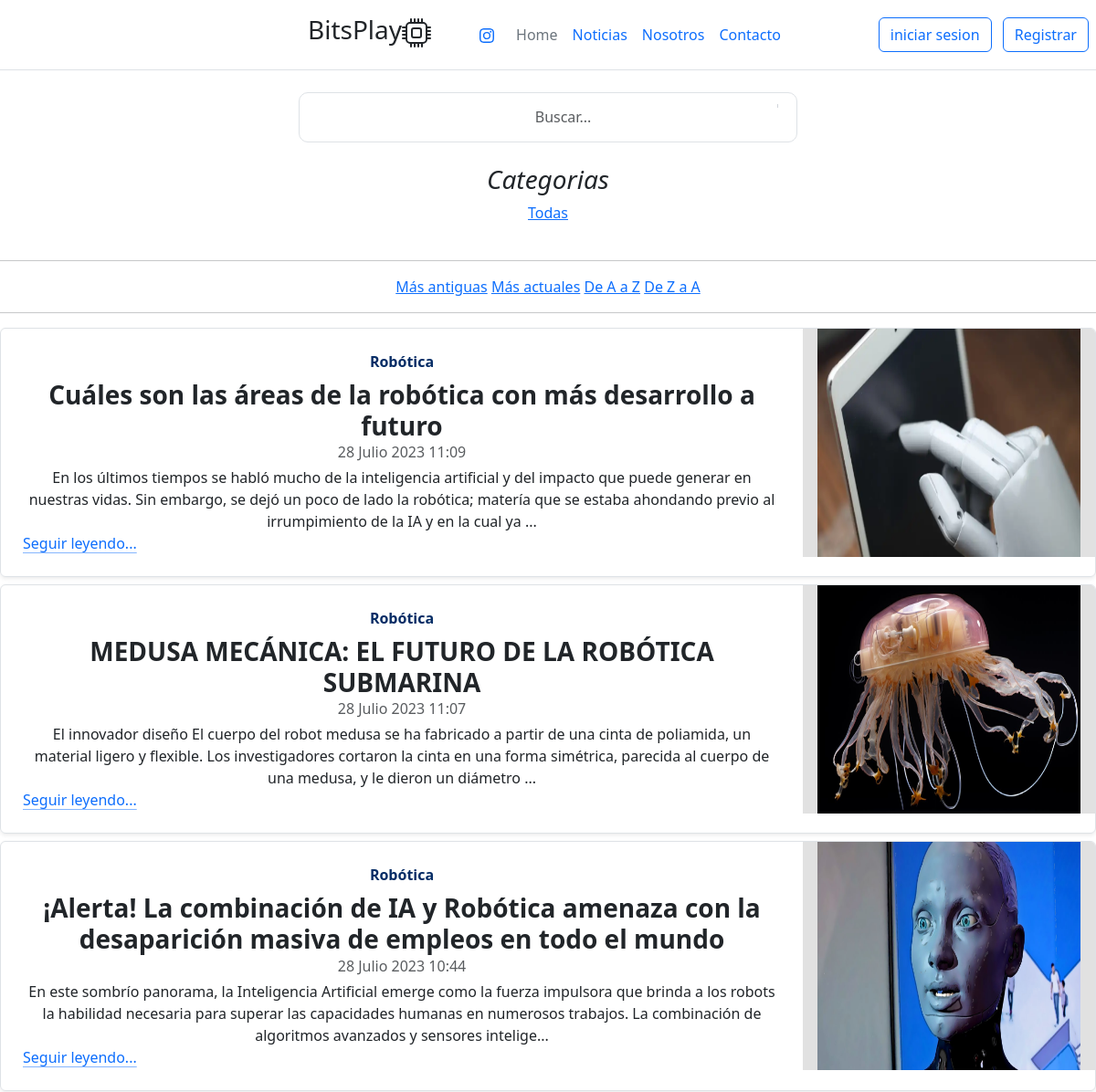
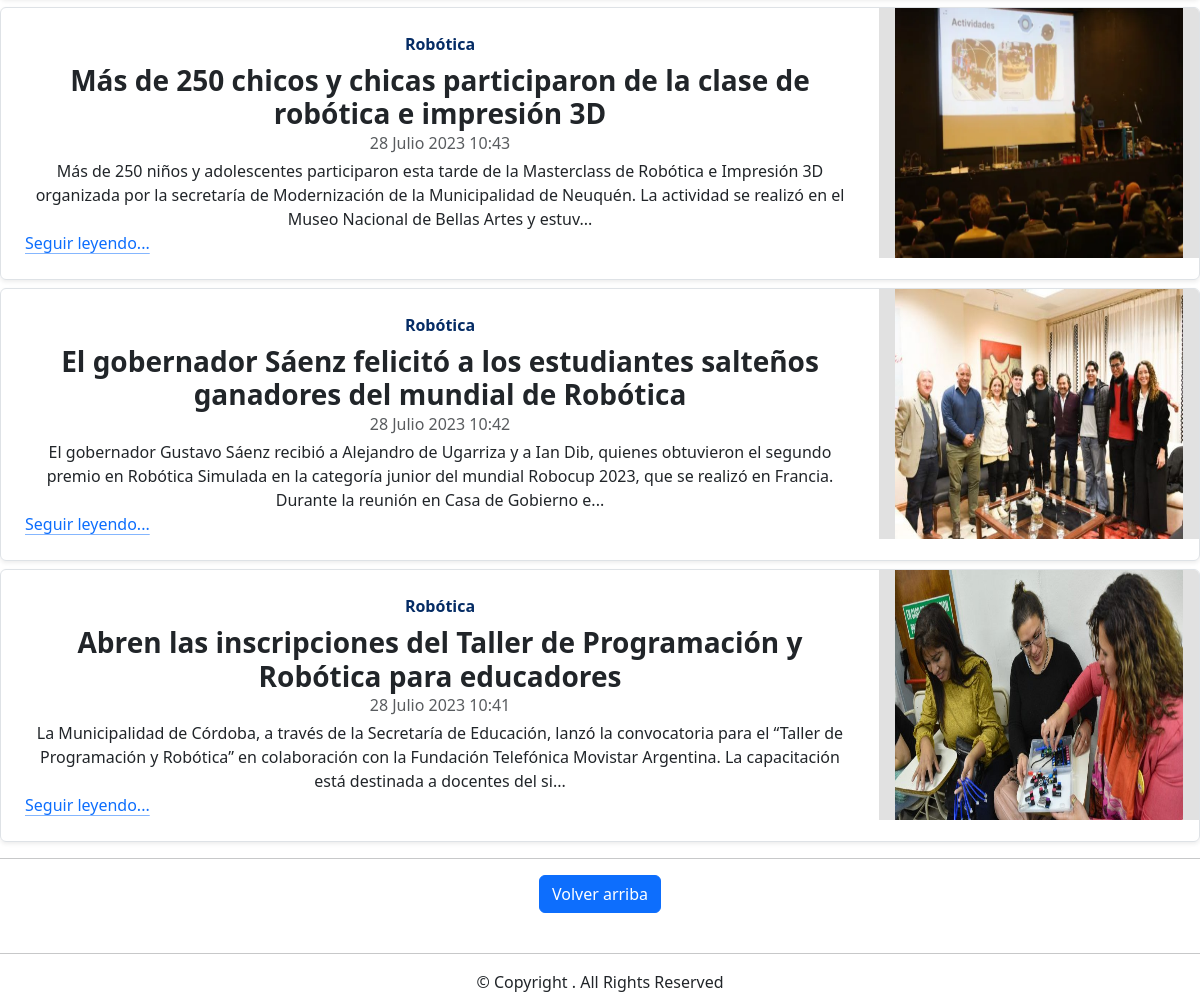
/noticias/?id=3, run on the app's committed database (2 pictures, top to bottom).
### apps/noticias/models.py (models this page shows, shortened)
class Noticia(models.Model):
    titulo = models.CharField(max_length=150)
    cuerpo = models.TextField()
    fecha = models.DateTimeField(auto_now_add=True)
    imagen = models.ImageField(upload_to='noticias')
    categoria_noticia = models.ForeignKey(Categoria, on_delete=models.CASCADE)

class Categoria(models.Model):
    nombre = models.CharField(max_length=50)
    def __str__(self) -> str:
        return self.nombre

### apps/noticias/views.py (the view)
# urls.py: path("", views.inicio, name= "inicio"),
def inicio(request):
    contexto = {}
    queryset = request.GET.get("buscar")
    fecha = request.GET.get('fecha')
    orden = request.GET.get('orden')
    if queryset:
        n = Noticia.objects.filter(
            Q(titulo__icontains = queryset) |
            Q(cuerpo__icontains = queryset) |
            Q(categoria_noticia__nombre = queryset)
        ).distinct().order_by('-fecha')
        filtrar_noticia(fecha, orden, contexto)['noticias'] = n
        return render(request, 'noticias/inicio.html',contexto)
    else:
        id_categoria = request.GET.get('id', None)
        if id_categoria:
            n = Noticia.objects.filter(categoria_noticia=id_categoria).order_by('-fecha')
            filtrar_noticia(fecha, orden, contexto)['noticias'] = n
            return render(request, 'noticias/inicio.html', contexto)
        else:
            n = Noticia.objects.all().order_by('-fecha') # una lista
            filtrar_noticia(fecha, orden, contexto)['noticias'] = n
            cat = Categoria.objects.all()
            filtrar_noticia(fecha, orden, contexto)['categorias'] = cat
            return render(request, 'noticias/inicio.html', contexto)

### apps/noticias/views.py (called while the page is built)
def filtrar_noticia(fecha, orden, contexto):
    if fecha == 'asc':
        noticias = Noticia.objects.all().order_by('fecha')
        contexto['noticias'] = noticias
    elif fecha == 'des':
        noticias= Noticia.objects.all().order_by('-fecha')
        contexto['noticias'] = noticias
    if orden == 'asc':
        noticias = Noticia.objects.all().order_by('titulo')
        contexto['noticias'] = noticias
    elif orden == 'des':
        noticias = Noticia.objects.all().order_by('-titulo')
        contexto['noticias'] = noticias
    return contexto

### templates/noticias/inicio.html (shortened to what this page needs)
{% extends 'base.html' %}
{% load static %}
{% block contenido%}
{% block barra_busqueda %}
    <div class="container">
        <div class="row height d-flex justify-content-center align-items-center">
          <div class="col-md-6">
            <form method="get">
                <div class="form">
                  <input type="text" class="form-control form-input" placeholder="Buscar..." name = "buscar" value = "{{ request.GET.buscar }}">
                  <span class="left-pan"></i></span>
                </div>
            </form>
          </div>
        </div>
      </div>
{% endblock barra_busqueda %}
<aside>
    <div class="p-4">
        <h3 class="fst-italic">Categorias</h3>
        <ol class="list-unstyled mb-0">
            <li><a href="{% url 'noticias:inicio' %}"> Todas</a></li>
        </ol>
    </div>
</aside>
<hr>
<a href="{% url 'noticias:inicio' %}?fecha=asc ">Más antiguas</a>
<a href="{% url 'noticias:inicio' %}?fecha=des ">Más actuales</a>
<a href="{% url 'noticias:inicio' %}?orden=asc ">De A a Z</a>
<a href="{% url 'noticias:inicio' %}?orden=des ">De Z a A</a>
<hr>
{% for noticia in noticias %}
    <div class="row mb-2">
        <div class="col-md-16">
            <div class="row g-0 border rounded overflow-hidden flex-md-row mb-8 shadow-sm h-md-250 position-relative">
                <div class="col p-4 d-flex flex-column position-static">
                    <strong class="d-inline-block mb-2 text-primary-emphasis">{{noticia.categoria_noticia}}</strong>
                    <h3 class="mb-0"><strong>{{ noticia.titulo }}</strong></h3>
                    <div class="mb-1 text-body-secondary">{{noticia.fecha}}</div>
                    <p class="card-text mb-auto">{{ noticia.cuerpo|slice:250 }}...</p>
                    <a href="{% url 'noticias:detalle' noticia.pk %}"
                        class="icon-link gap-1 icon-link-hover stretched-link">
                        Seguir leyendo...
                        <svg class="bi">
                            <use xlink:href="#chevron-right"></use>
                        </svg>
                    </a>
                </div>
                <div class="col-auto d-none d-lg-block">
                    <div class="contenedor">
                        <img class="bd-placeholder-img" src="{{ noticia.imagen.url }}" width="400" height="250"
                        xmlns="http://www.w3.org/2000/svg" role="img" aria-label="Placeholder: Thumbnail"
                        preserveAspectRatio="xMidYMid slice" focusable="false">
                    </div>
                </div>
            </div>
        </div>
    </div>
{% endfor %}
<hr>
  <button  id="btnVolverArriba" width="52" height="52" class="btn btn-primary" >Volver arriba</button>
{% endblock contenido%}

### static/css/main.css (style rules this page uses)
.contenedor { background-color: rgb(225, 225, 225); width: 75vw; max-width: 320px; margin: auto; }
img { width: 90%; }
* { text-align: center; }
.form { position: relative; }
.form span { position: absolute; right: 17px; top: 13px; padding: 2px; border-left: 1px solid #d1d5db; }
.left-pan { padding-left: 7px; }
.form-input { height: 55px; text-indent: 33px; border-radius: 10px; }

### data on the page
Noticia: categoria_noticia "Robótica", titulo "Cuáles son las áreas de la robótica con más desarrollo a futuro", fecha "28 Julio 2023 11:09", cuerpo "En los últimos tiempos se habló mucho de la inteligencia artificial y del impacto que puede generar en nuestras vidas. Sin embargo, se dejó un poco de lado la robótica; matería que se estaba ahondando previo al irrumpimiento de la IA y en la cual ya", imagen (picture)
Noticia: categoria_noticia "Robótica", titulo "MEDUSA MECÁNICA: EL FUTURO DE LA ROBÓTICA SUBMARINA", fecha "28 Julio 2023 11:07", cuerpo "El innovador diseño El cuerpo del robot medusa se ha fabricado a partir de una cinta de poliamida, un material ligero y flexible. Los investigadores cortaron la cinta en una forma simétrica, parecida al cuerpo de una medusa, y le dieron un diámetro", imagen (picture)
Noticia: categoria_noticia "Robótica", titulo "¡Alerta! La combinación de IA y Robótica amenaza con la desaparición masiva de empleos en todo el mundo", fecha "28 Julio 2023 10:44", cuerpo "En este sombrío panorama, la Inteligencia Artificial emerge como la fuerza impulsora que brinda a los robots la habilidad necesaria para superar las capacidades humanas en numerosos trabajos. La combinación de algoritmos avanzados y sensores intelige", imagen (picture)
Noticia: categoria_noticia "Robótica", titulo "Más de 250 chicos y chicas participaron de la clase de robótica e impresión 3D", fecha "28 Julio 2023 10:43", cuerpo "Más de 250 niños y adolescentes participaron esta tarde de la Masterclass de Robótica e Impresión 3D organizada por la secretaría de Modernización de la Municipalidad de Neuquén. La actividad se realizó en el Museo Nacional de Bellas Artes y estuv", imagen (picture)
Noticia: categoria_noticia "Robótica", titulo "El gobernador Sáenz felicitó a los estudiantes salteños ganadores del mundial de Robótica", fecha "28 Julio 2023 10:42", cuerpo "El gobernador Gustavo Sáenz recibió a Alejandro de Ugarriza y a Ian Dib, quienes obtuvieron el segundo premio en Robótica Simulada en la categoría junior del mundial Robocup 2023, que se realizó en Francia. Durante la reunión en Casa de Gobierno e", imagen (picture)
Noticia: categoria_noticia "Robótica", titulo "Abren las inscripciones del Taller de Programación y Robótica para educadores", fecha "28 Julio 2023 10:41", cuerpo "La Municipalidad de Córdoba, a través de la Secretaría de Educación, lanzó la convocatoria para el “Taller de Programación y Robótica” en colaboración con la Fundación Telefónica Movistar Argentina. La capacitación está destinada a docentes del si", imagen (picture)
